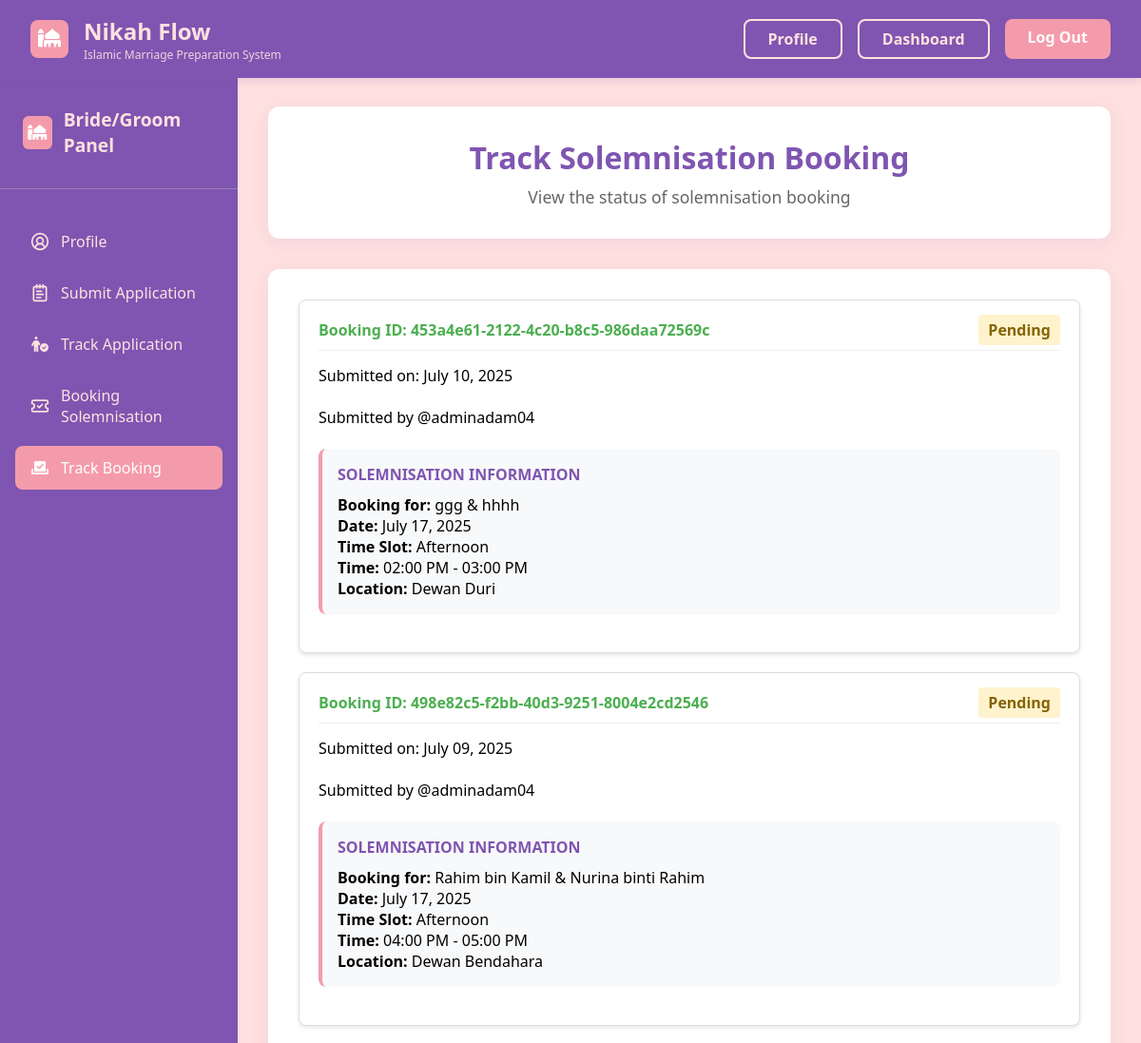
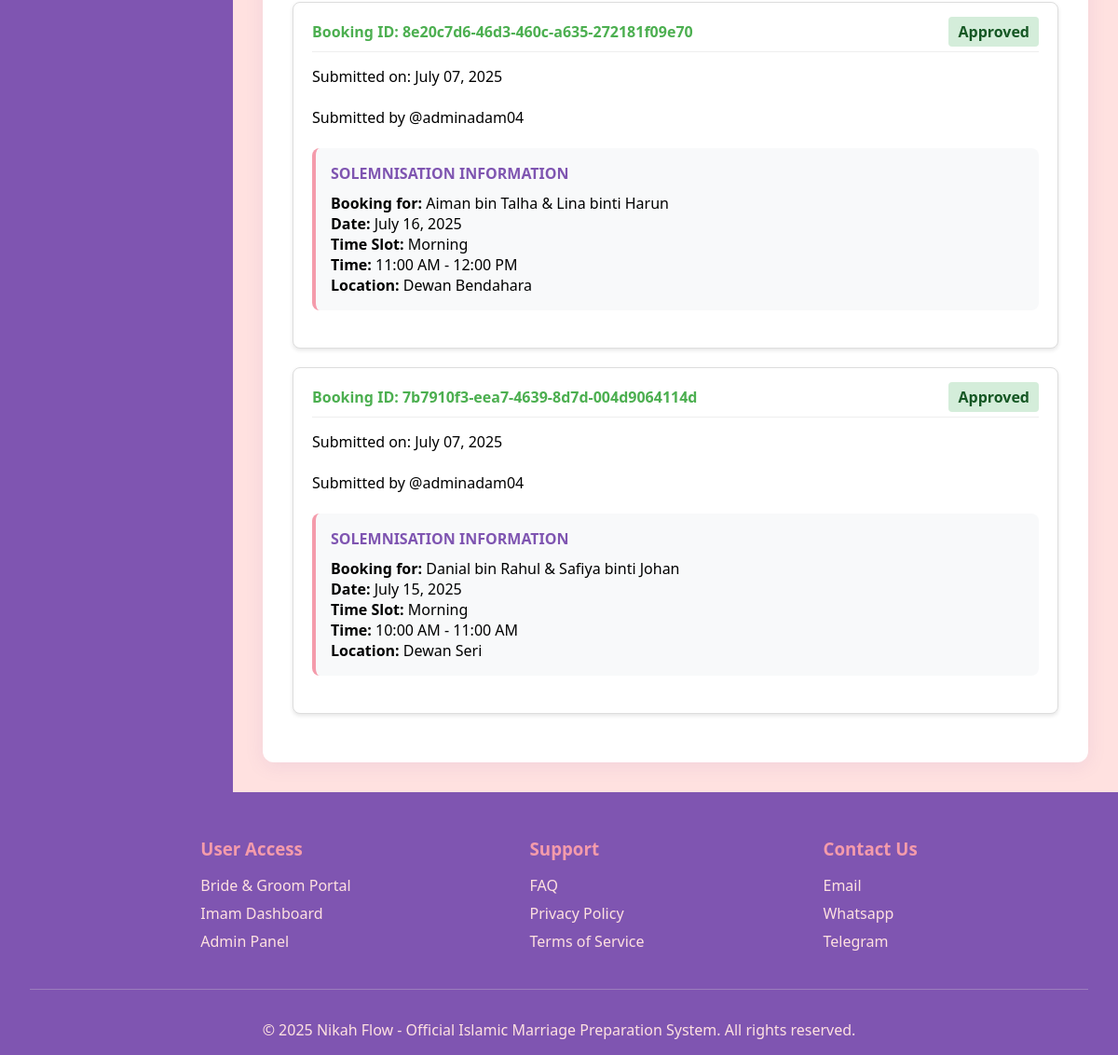
Screenshot of /homepage/bridegroom/track-booking/ (signed in) with the database file from the repository (2 pictures, top to bottom).
### NikahFlow/models.py (models this page shows, shortened)
class SolemnisationBooking(models.Model):
    user = models.ForeignKey(
        User,
        on_delete=models.CASCADE,
        related_name='bookings',
        null=True
    )
    groom_name = models.CharField(max_length=100, blank=True, null=True)
    bride_name = models.CharField(max_length=100, blank=True, null=True)
    booking_id = models.UUIDField(primary_key=True, default=uuid.uuid4, editable=False)
    created_at = models.DateTimeField(auto_now_add=True)
    updated_at = models.DateTimeField(auto_now=True)
    remarks = models.TextField(blank=True, null=True)
    status = models.CharField(max_length=20, default='PENDING', choices=[
        ('PENDING', 'Pending'),
        ('APPROVED', 'Approved'),
        ('REJECTED', 'Rejected'),
    ])
    booking_date = models.DateField()
    time_slot = models.CharField(max_length=20)
    start_time = models.TimeField()
    end_time = models.TimeField()
    location = models.CharField(max_length=255)
    notes = models.TextField(blank=True, null=True)

class User(models.Model):
    ROLE_CHOICES = [
        ('bridegroom', 'Bride/Groom'),
        ('imam', 'Assistant Registrar'),
        ('adminchairman', 'Admin Chairman'),
    ]
    id_number = models.CharField(max_length=14,unique=True)
    role = models.CharField(max_length=30, choices=ROLE_CHOICES)
    email = models.EmailField(unique=True)
    username = models.CharField(max_length=150, unique=True)
    fullname = models.CharField(max_length=150)
    phone_number = models.CharField(max_length=20)
    password = models.CharField(max_length=128)
    status = models.CharField(max_length=20, default='Active')
    created_at = models.DateTimeField(auto_now_add=True)
    userid = models.CharField(max_length=50, null=True, blank=True)
    remarks = models.CharField(max_length=100)

### NikahFlow/views.py (the view)
# urls.py: path('bridegroom/track-booking/', views.track_booking, name='track_booking'),
def track_booking(request):
    if not request.session.get('user_id'):
        messages.error(request, 'You need to signin to view bookings')
        return redirect('signin')
    try:
        user = User.objects.get(id=request.session['user_id'])
        bookings = SolemnisationBooking.objects.filter(user=user).select_related('user').order_by('-created_at')
        context = {
            'username': user.username,
            'fullname': user.fullname,  # From your User model
            'bookings': bookings,
            'user_id_number': user.id_number  # If you want to display this
        }
        return render(request, 'trackbookingpage.html', context)
    except User.DoesNotExist:
        messages.error(request, 'User not found')
        return redirect('signin')
    except Exception as e:
        messages.error(request, f'Error loading bookings: {str(e)}')
        return redirect('bridegroom_account')

### NikahFlow/templates/trackbookingpage.html (shortened to what this page needs)
<!DOCTYPE html>
<html lang="en">
<head>
    {% load static %}
    <link rel="stylesheet" href="{% static 'css/accountpage.css' %}">
    <link rel="stylesheet" href="https://cdnjs.cloudflare.com/ajax/libs/font-awesome/6.5.0/css/all.min.css">
</head>
<body>
    <header class="header">
        <nav class="nav-container">
            <div class="logo-section">
                <div class="logo-icon"><i class="fa-solid fa-mosque"></i></div>
                <div class="logo-text">
                    <div class="logo">Nikah Flow</div>
                    <div class="logo-subtitle">Islamic Marriage Preparation System</div>
                </div>
            </div>
            <div class="nav-buttons">
                <a href="{% url 'bridegroom_account' %}" class="btn-login">Profile</a>
                <a href="{% url 'bridegroom_account' %}" class="btn-login">Dashboard</a>
                <a href="{% url 'logout' %}" class="btn-signup">Log Out</a>
            </div>
        </nav>
    </header>
    <div class="main-container">
        <aside class="sidebar">
            <div class="sidebar-header">
                <div class="sidebar-logo">
                    <div class="sidebar-logo-icon"><i class="fa-solid fa-mosque"></i></div>
                    <div class="sidebar-logo-text">Bride/Groom Panel</div>
                </div>
            </div>
            <nav class="sidebar-nav">
                <ul>
                    <li>
                        <a href="{% url 'bridegroom_account' %}" >
                            <span class="icon">
                                <i data-lucide="circle-user-round" class="w-4 h-4" stroke="currentColor"></i>
                            </span>
                            Profile
                        </a>
                    </li>
                    <li>
                        <a href="{% url 'submit_application' %}">
                            <span class="icon">
                                <i data-lucide="notepad-text" class="w-4 h-4" stroke="currentColor"></i>
                            </span>
                            Submit Application
                        </a>
                    </li>
                    <li>
                        <a href="{% url 'track_application' %}">
                            <span class="icon">
                                <i class="fa-solid fa-person-circle-check"></i>
                            </span>
                            Track Application
                        </a>
                    </li>
                    <li>
                        <a href="{% url 'book_solemnisation' %}">
                            <span class="icon">
                                <i data-lucide="ticket-check" class="w-4 h-4" stroke="currentColor"></i>
                            </span>
                            Booking Solemnisation
                        </a>
                    </li>
                    <li>
                        <a href="{% url 'track_booking' %}" class="active">
                            <span class="icon">
                                <i class="fa-solid fa-check-to-slot"></i>
                            </span>
                            Track Booking
                        </a>
                    </li>
                </ul>
            </nav>
        </aside>
        <main class="main-content">
            <div class="content-header">
                <h1>Track Solemnisation Booking</h1>
                <p>View the status of solemnisation booking</p>
            </div>
            <div class="dashboard-content">
                {% if bookings %}
                    {% for booking in bookings %}
                    <div class="application-card">
                        <div class="application-header">
                            <div>
                                <span class="application-id">Booking ID: {{ booking.booking_id }}</span>
                            </div>
                            <div>
                                <span class="booking-status status-{{ booking.status|lower }}">
                                    {{ booking.get_status_display }}
                                </span>
                            </div>
                        </div>
                        <span>Submitted on: {{ booking.created_at|date:"F d, Y" }}</span>
                        <br><br>
                        <span>Submitted by @{{ booking.user.username}}</span>
                        <br><br>
                        <div class="applicant-info">
                            <div class="applicant-section">
                                <div class="section-title">Solemnisation Information</div>
                                <div><strong>Booking for:</strong> {{ booking.groom_name}} & {{ booking.bride_name }}</div>
                                <div><strong>Date:</strong> {{ booking.booking_date }}</div>
                                <div><strong>Time Slot:</strong> {{ booking.time_slot|capfirst }}</div>
                                <div><strong>Time:</strong> {{ booking.start_time|time:"h:i A"}} - {{booking.end_time|time:"h:i A"}}</div>
                                <div><strong>Location:</strong> {{ booking.location }}</div>
                            </div>
                        </div>
                    </div>
                    {% endfor %}
                {% else %}
                    <div class="no-applications">
                        <p>You haven't submitted any solemnisation bookings yet.</p>
                        <br>
                        <a href="{% url 'book_solemnisation' %}" class="btn-save">Submit Solemnisation Booking</a>
                    </div>
                {% endif %}
            </div>
        </main>
    </div>
    <footer class="footer">
        <div class="container">
            <div class="footer-content">
                <div class="footer-section">
                    <h3>User Access</h3>
                    <ul>
                        <li><a href="#bride-groom">Bride & Groom Portal</a></li>
                        <li><a href="#imam">Imam Dashboard</a></li>
                        <li><a href="#admin">Admin Panel</a></li>
                    </ul>
                </div>
                <div class="footer-section">
                    <h3>Support</h3>
                    <ul>
                        <li><a href="#faq">FAQ</a></li>
                        <li><a href="#privacy">Privacy Policy</a></li>
                        <li><a href="#terms">Terms of Service</a></li>
                    </ul>
                </div>
                <div class="footer-section">
                    <h3>Contact Us</h3>
                    <ul>
                        <li><a href="#contact">Email</a></li>
                        <li><a href="#whatsapp">Whatsapp</a></li>
                        <li><a href="#telegram">Telegram</a></li>
                    </ul>
                </div>
            </div>
            <div class="footer-bottom">
                <p>&copy; 2025 Nikah Flow - Official Islamic Marriage Preparation System. All rights reserved.</p>
            </div>
        </div>
    </footer>
</body>
</html>

### NikahFlow/static/css/accountpage.css (style rules this page uses)
* { margin: 0; padding: 0; box-sizing: border-box; }
body { font-family: 'Segoe UI', Tahoma, Geneva, Verdana, sans-serif; background-color: #FFE1E0; min-height: 100vh; display: flex; flex-direction: column; }
.header { position: fixed; top: 0; left: 0; right: 0; background: #7F55B1; z-index: 1000; padding: 1rem 0; box-shadow: 0 2px 10px rgba(127, 85, 177, 0.2); }
.nav-container { max-width: 1400px; margin: 0 auto; padding: 0 2rem; display: flex; justify-content: space-between; align-items: center; }
.logo-section { display: flex; align-items: center; gap: 1rem; flex-shrink: 0; }
.logo-icon { width: 40px; height: 40px; background: #F49BAB; border-radius: 8px; display: flex; align-items: center; justify-content: center; color: white; font-size: 1.2rem; }
.logo-text { display: flex; flex-direction: column; }
.header .logo { font-size: 1.5rem; font-weight: 700; color: #FFE1E0; white-space: nowrap; }
.logo-subtitle { font-size: 0.75rem; color: #FFE1E0; font-weight: 500; opacity: 0.9; white-space: nowrap; }
.nav-buttons { display: flex; gap: 1rem; flex-shrink: 0; }
.btn-login, .btn-signup { padding: 0.5rem 1.5rem; border-radius: 8px; font-weight: 600; cursor: pointer; transition: all 0.3s ease; text-decoration: none; display: inline-block; text-align: center; white-space: nowrap; }
.btn-login { background: transparent; color: #FFE1E0; border: 2px solid #FFE1E0; }
.btn-signup { background: #F49BAB; color: white; border: none; }
.main-container { display: flex; margin-top: 80px; min-height: calc(100vh - 80px); }
.sidebar { width: 250px; background: #7F55B1; padding: 2rem 0; box-shadow: 2px 0 10px rgba(127, 85, 177, 0.2); overflow-y: auto; flex-shrink: 0; }
.sidebar-header { padding: 0 1.5rem 2rem; border-bottom: 1px solid #9B7EBD; margin-bottom: 2rem; }
.sidebar-logo { display: flex; align-items: center; gap: 0.75rem; }
.sidebar-logo-icon { width: 35px; height: 35px; background: #F49BAB; border-radius: 6px; display: flex; align-items: center; justify-content: center; color: white; font-size: 1rem; }
.sidebar-logo-text { color: #FFE1E0; font-size: 1.2rem; font-weight: 700; }
.sidebar-nav { padding: 0 1rem; }
.sidebar-nav ul { list-style: none; }
.sidebar-nav ul li { margin-bottom: 0.5rem; }
.sidebar-nav ul li a { display: flex; align-items: center; gap: 0.75rem; color: #FFE1E0; text-decoration: none; padding: 0.75rem 1rem; border-radius: 8px; transition: all 0.3s ease; font-weight: 500; }
.sidebar-nav ul li a.active { background: #F49BAB; color: white; }
.sidebar-nav ul li a .icon { width: 20px; height: 20px; display: flex; align-items: center; justify-content: center; font-size: 1rem; }
.main-content { flex: 1; padding: 2rem; background-color: #FFE1E0; }
.content-header { background: white; border-radius: 12px; padding: 2rem; margin-bottom: 2rem; box-shadow: 0 4px 20px rgba(127, 85, 177, 0.1); text-align: center; }
.content-header h1 { color: #7F55B1; font-size: 2rem; margin-bottom: 0.5rem; }
.content-header p { color: #666; font-size: 1.1rem; }
.dashboard-content { background: white; border-radius: 12px; padding: 2rem; box-shadow: 0 4px 20px rgba(127, 85, 177, 0.1); }
.footer { background: #7F55B1; color: white; padding: 3rem 0 1rem; margin-top: auto; }
.container { max-width: 1200px; margin: 0 auto; padding: 0 2rem; }
.footer-content { display: flex; justify-content: center; flex-wrap: wrap; gap: 12rem; margin-bottom: 2rem; }
.footer-section h3 { margin-bottom: 1rem; color: #F49BAB; }
.footer-section ul { list-style: none; }
.footer-section ul li { margin-bottom: 0.5rem; }
.footer-section ul li a { color: #FFE1E0; text-decoration: none; transition: color 0.3s ease; }
.footer-bottom { text-align: center; padding-top: 2rem; border-top: 1px solid #9B7EBD; color: #FFE1E0; }

### rows the page displays
SolemnisationBooking: booking_id "453a4e61-2122-4c20-b8c5-986daa72569c", status "Pending", created_at "July 10, 2025", user.username "adminadam04", groom_name "ggg", bride_name "hhhh", booking_date "July 17, 2025", time_slot "Afternoon", start_time "02:00 PM", end_time "03:00 PM", location "Dewan Duri"
SolemnisationBooking: booking_id "498e82c5-f2bb-40d3-9251-8004e2cd2546", status "Pending", created_at "July 09, 2025", user.username "adminadam04", groom_name "Rahim bin Kamil", bride_name "Nurina binti Rahim", booking_date "July 17, 2025", time_slot "Afternoon", start_time "04:00 PM", end_time "05:00 PM", location "Dewan Bendahara"
SolemnisationBooking: booking_id "8e20c7d6-46d3-460c-a635-272181f09e70", status "Approved", created_at "July 07, 2025", user.username "adminadam04", groom_name "Aiman bin Talha", bride_name "Lina binti Harun", booking_date "July 16, 2025", time_slot "Morning", start_time "11:00 AM", end_time "12:00 PM", location "Dewan Bendahara"
SolemnisationBooking: booking_id "7b7910f3-eea7-4639-8d7d-004d9064114d", status "Approved", created_at "July 07, 2025", user.username "adminadam04", groom_name "Danial bin Rahul", bride_name "Safiya binti Johan", booking_date "July 15, 2025", time_slot "Morning", start_time "10:00 AM", end_time "11:00 AM", location "Dewan Seri"
